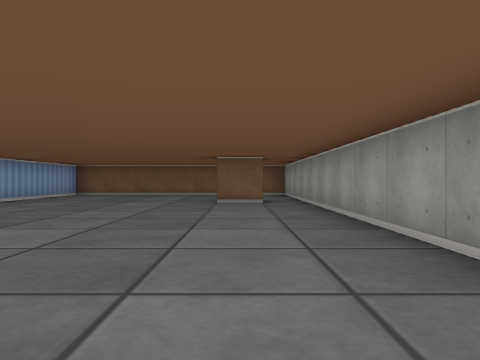
[1] (above)

12 first-person views from a walk through a cub3D level. The camera is about half as high as the walls, looks level and sees 70° across. The floor is counted in squares. Each view is taken from the middle of a square. On the plan, view 1 faces up. The plan holds only what a view shows up to about 9 squares ahead; the rest is blank.

[2]
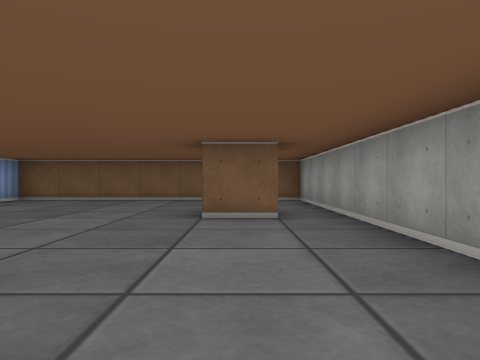

[3]
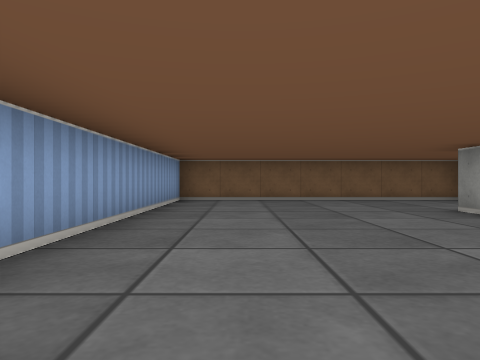

[4]
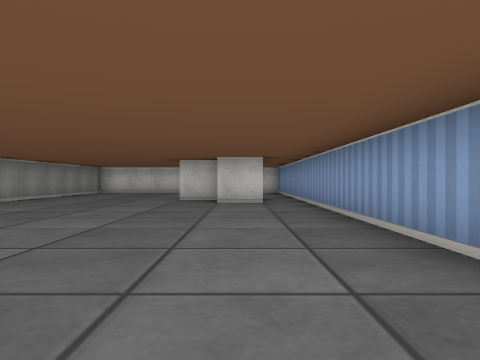

[5]
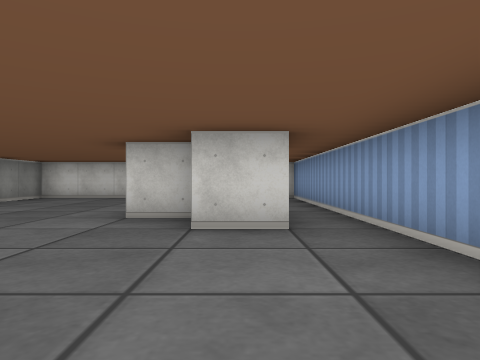

[6]
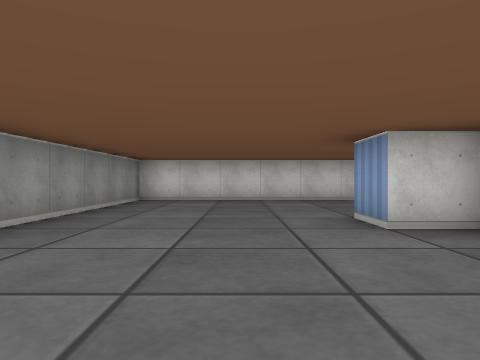

[7]
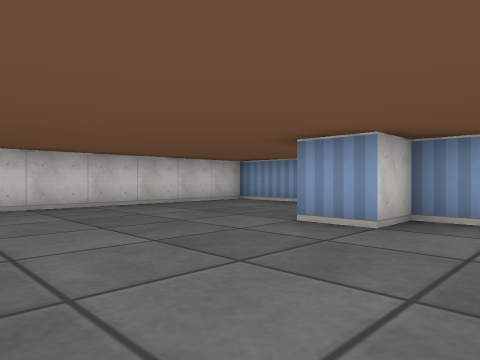

[8]
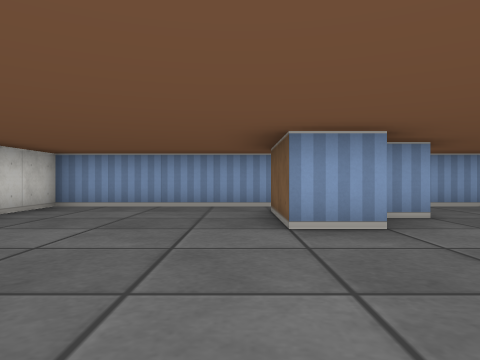

[9]
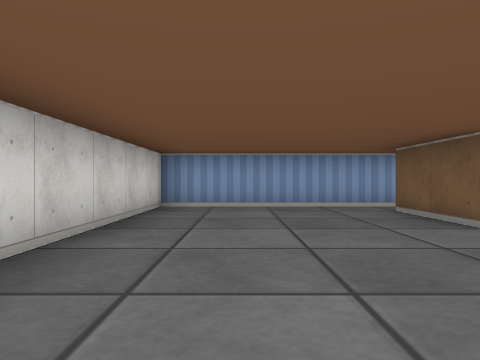

[10]
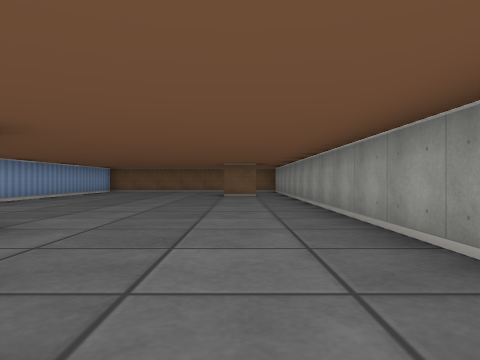

[11]
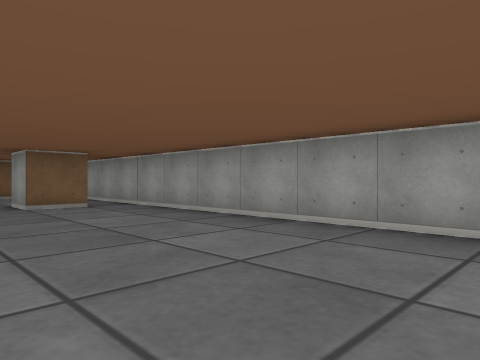

[12]
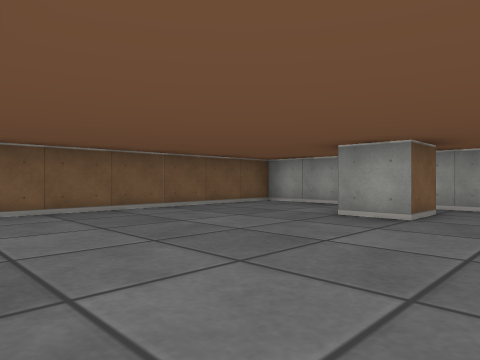

### Floor plan
Points are (right, up) in squares from view 1. A wall is a line through its corners. A room is listed if a view was taken in it or the views show most of it. See-through windows are left out.
Room 1 (views 1, 2, 3, 4, 5, 6, 7, 8, 9, 10, 11, 12)
walls: (-4.5, 1.5) (-3.5, 1.5) (-3.5, 0.5) (-2.5, 0.5) (-2.5, -0.5) (-4.5, -0.5); (0.5, 7.5) (-0.5, 7.5) (-0.5, 8.5); (-5.5, 11.5) (-5.5, -4.5) (1.5, -4.5) (1.5, 11.5) (-5.5, 11.5)

Positions as (right, up) in squares from view 1, and headings:
1: (0, 0), facing up
2: (0, 3), facing up
3: (-4, 3), facing up
4: (-4, 9), facing down
5: (-4, 5), facing down
6: (-1, 4), facing down
7: (1, 2), facing down-left
8: (1, -1), facing left
9: (1, -3), facing left
10: (0, -3), facing up
11: (-2, 1), facing up-right
12: (-5, 6), facing up-right
